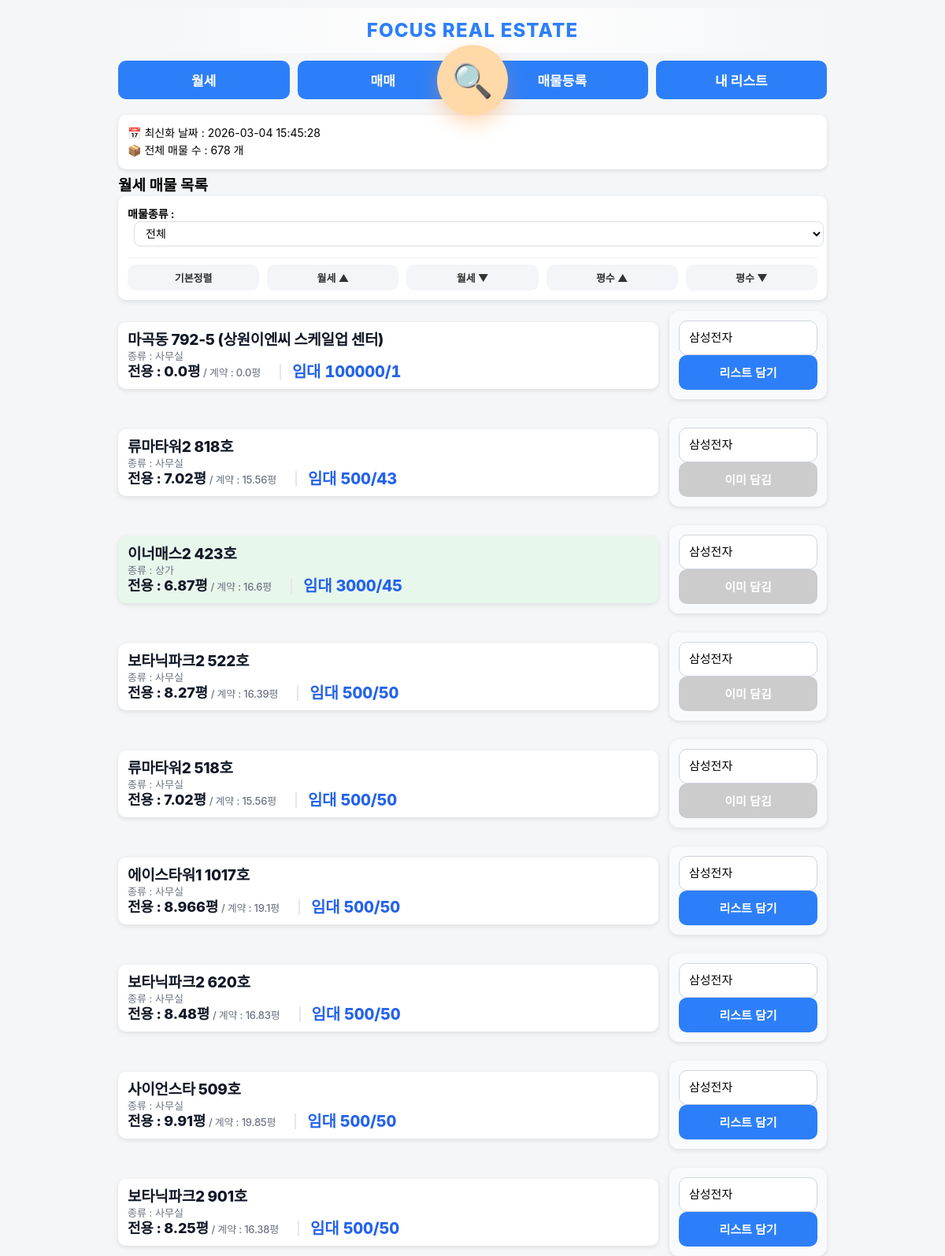
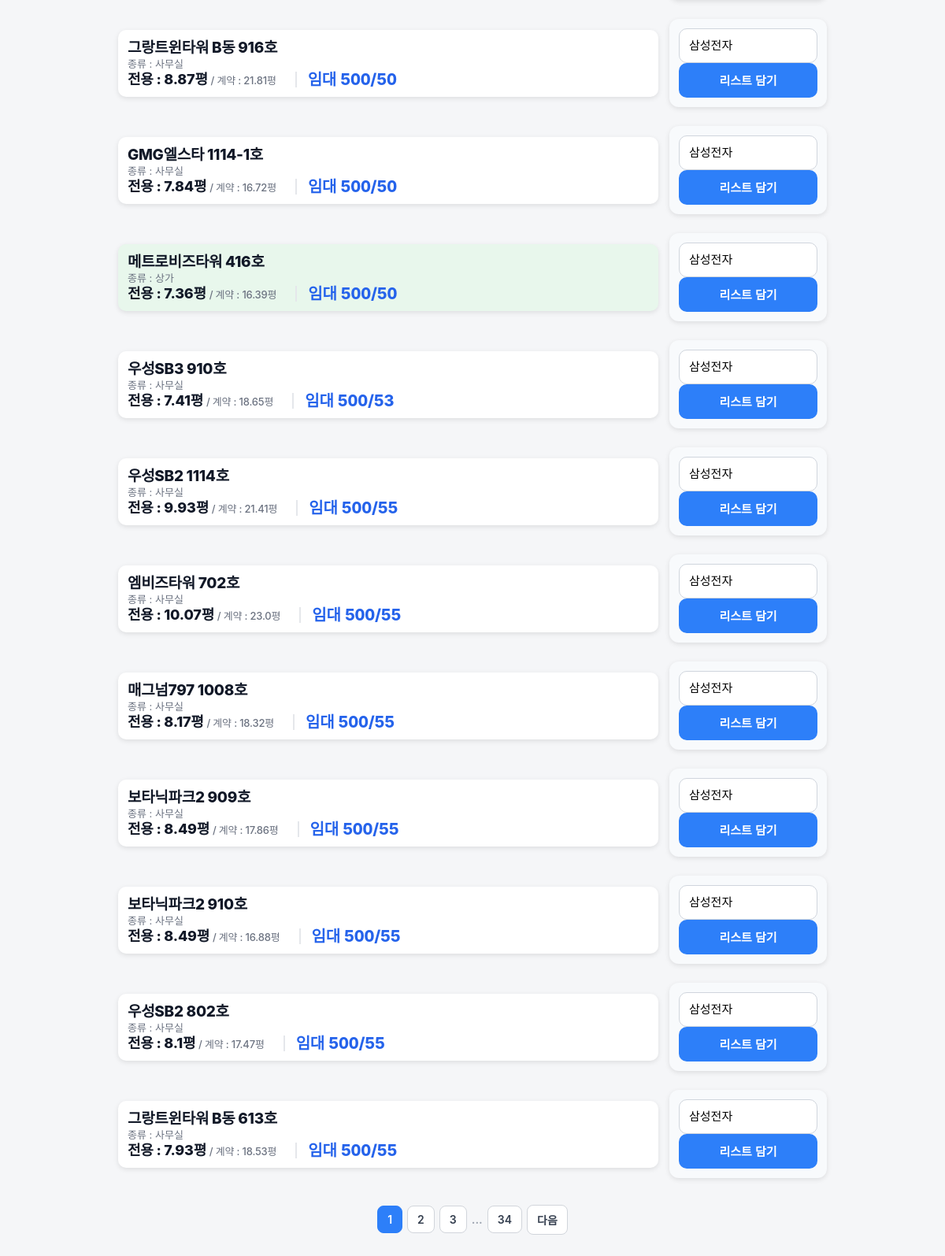
Screenshot of / (signed in) with the database file from the repository (2 pictures, top to bottom).
### app.py (models this page shows)
class UploadLog(db.Model):
    id = db.Column(db.Integer, primary_key=True)
    upload_time = db.Column(db.String(50))

class Property(db.Model):
    status = db.Column(db.String(20), default='available')
    property_type = db.Column(db.String(50))
    id = db.Column(db.Integer, primary_key=True)
    pos_id = db.Column(db.String(50), index=True)
    source_ts = db.Column(db.DateTime)
    building_name = db.Column(db.String(200))
    exclusive_area = db.Column(db.Float)
    contract_area = db.Column(db.Float)
    deposit = db.Column(db.Integer)
    rent = db.Column(db.Integer)
    sale_price = db.Column(db.Integer)
    category = db.Column(db.String(20))
    status = db.Column(db.String(20), default='available')
    private_memo = db.Column(db.Text)
    has_interior = db.Column(db.Boolean, default=False)
    has_gonghang = db.Column(db.Boolean, default=False)
    has_corner = db.Column(db.Boolean, default=False)

### app.py (the view)
@app.route("/")
@login_required
def index():
    print("현재 로그인 상태:", current_user.is_authenticated)
    mode = request.args.get("mode", "rent")
    sort = request.args.get("sort", "")
    property_types = [pt for pt in request.args.getlist("property_type") if pt]
    property_type = request.args.get("property_type", "").strip()  # ✅ index.html 오류 방지용
    query = Property.query
    if property_types:
        query = query.filter(Property.property_type.in_(property_types))
    if mode == "sale":
        query = query.filter_by(category="매매")
    else:
        query = query.filter_by(category="월세")
    if sort == "rent_asc":
        query = query.order_by(Property.rent.asc(), Property.deposit.asc())
    elif sort == "rent_desc":
        query = query.order_by(Property.rent.desc(), Property.deposit.desc())
    elif sort == "sale_asc":
        query = query.order_by(Property.sale_price.asc())
    elif sort == "sale_desc":
        query = query.order_by(Property.sale_price.desc())
    elif sort == "area_asc":
        query = query.order_by(Property.exclusive_area.asc())
    elif sort == "area_desc":
        query = query.order_by(Property.exclusive_area.desc())
    else:
        if mode == "rent":
            query = query.order_by(Property.rent.asc(), Property.deposit.asc())
        else:
            query = query.order_by(Property.sale_price.asc())
    page = request.args.get('page', 1, type=int)
    pagination = query.paginate(page=page, per_page=20, error_out=False)
    properties = pagination.items
    last_upload = UploadLog.query.order_by(UploadLog.id.desc()).first()
    upload_time = last_upload.upload_time if last_upload else "업로드 기록 없음"
    collections = Collection.query.all()
    existing_pairs = set(
        (item.property_id, item.collection_id)
        for item in CollectionItem.query.all()
    )
    thumb_map = {}
    for img in PropertyImage.query.order_by(PropertyImage.id.desc()).all():
        if img.property_id not in thumb_map:
            thumb_map[img.property_id] = []
        if len(thumb_map[img.property_id]) < 2:
            thumb_map[img.property_id].append(img.file_path)
    return render_template(
        "index.html",
        properties=properties,
        mode=mode,
        format_sale_price_korean=format_sale_price_korean,
        upload_time=upload_time,
        property_type=property_type,
        collections=collections,
        existing_pairs=existing_pairs,
        thumb_map=thumb_map,
        pagination=pagination
    )

### app.py (called while the page is built)
@login_manager.user_loader
def load_user(user_id):
    return User.query.get(int(user_id))

### templates/index.html (shortened to what this page needs)
{% extends "base.html" %}
{% block content %}
<div class="card info-box">
    <div>📅 최신화 날짜 : {{ upload_time }}</div>
    <div>📦 전체 매물 수 : {{ pagination.total }} 개</div>
</div>
{% if mode == "sale" %}
<h2>매매 매물 목록</h2>
{% else %}
<h2>월세 매물 목록</h2>
{% endif %}
<div class="card">
<form method="get">
    <div class="filter-row">
        <strong>매물종류 :</strong>
        <select name="property_type" onchange="this.form.submit()">
            <option value="" {% if not property_type %}selected{% endif %}>전체</option>
        </select>
    </div>
</form>
<div class="sort-buttons">
    <a href="/?mode={{ mode }}&property_type={{ property_type }}">기본정렬</a>
    {% if mode == "sale" %}
        <a href="/?mode=sale&sort=sale_asc&property_type={{ property_type }}">매매가 ▲</a>
        <a href="/?mode=sale&sort=sale_desc&property_type={{ property_type }}">매매가 ▼</a>
    {% else %}
        <a href="/?mode=rent&sort=rent_asc&property_type={{ property_type }}">월세 ▲</a>
        <a href="/?mode=rent&sort=rent_desc&property_type={{ property_type }}">월세 ▼</a>
    {% endif %}
    <a href="/?mode={{ mode }}&sort=area_asc&property_type={{ property_type }}">평수 ▲</a>
    <a href="/?mode={{ mode }}&sort=area_desc&property_type={{ property_type }}">평수 ▼</a>
</div>
</div>
{% for p in properties %}
<div class="detail-row">
    <div class="card property-card {{ p.property_type }}" onclick="location.href='/property/{{ p.id }}'" style="position: relative;">
        <div class="card-left">
            <div class="title">{{ p.building_name }}</div>
            <div class="detail">
                종류 : {{ p.property_type }}
            </div>
            <div class="detail-line">
    <div class="area-text">
    <span class="area-main">전용 : {{ p.exclusive_area }}평</span>
    <span class="area-sub"> / 계약 : {{ p.contract_area }}평</span>
</div>
    <span class="price-inline">
    {% if p.category == "매매" %}
        매매 {{ format_sale_price_korean(p.sale_price) }}
    {% else %}
        임대 {{ p.deposit }}/{{ p.rent }}
    {% endif %}
    </span>
</div>
        </div>
    </div>
    <form method="POST" action="/add_to_collection" class="ajax-form card action-card">
    <select name="collection_id" class="collection-select">
        {% for c in collections %}
            <option value="{{ c.id }}"
    {% if existing_pairs and (p.id, c.id) in existing_pairs %}data-added="true"{% endif %}>
    {{ c.title }}
</option>
        {% endfor %}
    </select>
    <button type="submit" class="add-btn">
</button>
</form>
</div>
{% endfor %}
<div class="pagination">
    {% for p in pagination.iter_pages(left_edge=1, right_edge=1, left_current=2, right_current=2) %}
        {% if p %}
            {% if p == pagination.page %}
                <span class="page-btn active">{{ p }}</span>
            {% else %}
                <a href="{{ url_for('index', page=p, mode=request.args.get('mode', 'rent'), sort=request.args.get('sort', ''), property_type=request.args.get('property_type', '')) }}" class="page-btn">{{ p }}</a>
            {% endif %}
        {% else %}
            <span class="page-dots">...</span>
        {% endif %}
    {% endfor %}
    {% if pagination.has_next %}
        <a href="{{ url_for('index', page=pagination.next_num, mode=request.args.get('mode', 'rent'), sort=request.args.get('sort', ''), property_type=request.args.get('property_type', '')) }}" class="page-btn">다음</a>
    {% endif %}
</div>
{% endblock %}

### templates/base.html (style rules this page uses)
body { font-size: 14px; }
.card-left { flex: 1; }
@media (min-width: 801px) { .sort-buttons { display: flex !important; flex-direction: row !important; gap: 10px !important; } }
@media (min-width: 801px) { .sort-buttons a { flex: 1 !important; } }
body { font-family: "Pretendard", -apple-system, BlinkMacSystemFont, "Segoe UI", Roboto, sans-serif; margin: 0; padding: 0; background: #f5f6f8; }
h2 { font-size:19px; margin:0 0 2px 0; line-height:1.15; }
.card { background: white; padding: 12px; border-radius: 10px; margin-bottom: 10px; box-shadow: 0 2px 6px rgba(0,0,0,0.1); }
.info-box { font-size: 14px; line-height: 1.6; }
select { padding: 10px; width: 100%; border-radius: 8px; border: 1px solid #ccc; font-size: 14px; }
.sort-buttons { display: grid; grid-template-columns: repeat(2, 1fr); gap: 6px; }
.sort-buttons a { background: #eef2f7; padding: 10px; text-align: center; border-radius: 8px; text-decoration: none; font-size: 13px; color: #333; font-weight: bold; }
.property-card .title { font-weight: bold; font-size: 15px; margin-bottom: 2px; line-height: 1.15; }
.property-card .detail { font-size: 13px; margin-bottom: 1px; color: #444; line-height: 1.15; }
.property-card { flex:1; display:flex; transition: transform 0.18s ease, box-shadow 0.18s ease; cursor: pointer; }
.property-card .card-left { display:flex; flex-direction:column; justify-content:center; }
.action-card { transition: transform 0.18s ease, box-shadow 0.18s ease, background 0.15s ease; }
.property-card { background: #ffffff; }
.property-card.상가 { background: #e8f7ec; }
.detail-line { display:flex; align-items:flex-end; gap:10px; flex-wrap:nowrap; }
.area-text { font-size:18px; font-weight:800; color:#111827; line-height:1.05; letter-spacing:-0.2px; }
.detail-row { display:flex; gap:14px; align-items:center; justify-content:center; margin-top:14px; }
.detail-row > .card { display:flex; }
.action-card { min-width:176px; width:176px; display:flex; flex-direction:column; justify-content:center; padding:12px; background:#f8fafc; border-radius:12px; }
.action-card select { width:100%; height:44px; padding:0 12px; border-radius:10px; border:1px solid #d0d5dd; font-size:15px; background:#fff; box-sizing:border-box; appearance:none; }
.action-card button { width:100%; height:44px; border:none; border-radius:10px; background:#2d7ff9; color:white; font-weight:700; font-size:15px; cursor:pointer; display:flex; align-items:center; justify-content:center; }
.detail-row { align-items:stretch; }
.property-card { height:100%; display:flex; }
.property-card .card-left { display:flex; flex-direction:column; justify-content:flex-start; }
.property-card .title { font-weight:800; font-size:19px; letter-spacing:-0.3px; color:#111827; }
.price-inline { font-weight:800; font-size:20px; letter-spacing:-0.2px; color:#2563eb; line-height:1; }
.price-inline { padding-left:14px; margin-left:14px; border-left:2px solid #e5e7eb; }
.price-inline, .property-card .price { font-variant-numeric: tabular-nums; }
.property-card .detail { font-size:13px; color:#6b7280; margin:1px 0; line-height:1.2; }
.property-card .detail-line { font-weight:500; }
.price-inline::before { opacity:0.7; }
.property-card { line-height:1.25; }
.area-main { font-weight:800; font-size:18px; color:#111827; }
.area-sub { font-weight:500; font-size:13px; color:#6b7280; }
.property-card { position: relative; }

### templates/index.html (style rules this page uses)
.pagination { display: flex; justify-content: center; align-items: center; gap: 6px; margin-top: 24px; margin-bottom: 40px; }
.page-btn { padding: 8px 12px; border-radius: 8px; background: #fff; border: 1px solid #d1d5db; color: #374151; text-decoration: none; font-weight: 600; font-size: 14px; transition: all 0.2s; }
.page-btn.active { background: #2d7ff9; color: #fff; border-color: #2d7ff9; }
.page-dots { color: #9ca3af; font-weight: bold; }
.filter-row { margin-bottom:12px; font-size:14px; }
.filter-row select { margin-left:8px; padding:6px 10px; border-radius:8px; border:1px solid #d9dee7; background:#fff; font-size:14px; transition:0.15s; }
.sort-buttons { margin-top:14px; padding-top:8px; border-top:1px solid #eef1f5; display:flex; flex-wrap:wrap; gap:8px; }
.sort-buttons a { text-decoration:none; color:#333; background:#f3f5f9; padding:7px 12px; border-radius:10px; font-size:13px; font-weight:600; transition:0.15s; }
.property-card { margin-top:14px; }

### rows the page displays
UploadLog: upload_time "2026-03-04 15:45:28"
Property: building_name "마곡동 792-5 (상원이엔씨 스케일업 센터)", property_type "사무실", exclusive_area "0.0", contract_area "0.0", deposit "100000", rent "1"
Property: building_name "류마타워2 818호", property_type "사무실", exclusive_area "7.02", contract_area "15.56", deposit "500", rent "43"
Property: building_name "이너매스2 423호", property_type "상가", exclusive_area "6.87", contract_area "16.6", deposit "3000", rent "45"
Property: building_name "보타닉파크2 522호", property_type "사무실", exclusive_area "8.27", contract_area "16.39", deposit "500", rent "50"
Property: building_name "류마타워2 518호", property_type "사무실", exclusive_area "7.02", contract_area "15.56", deposit "500", rent "50"
Property: building_name "에이스타워1 1017호", property_type "사무실", exclusive_area "8.966", contract_area "19.1", deposit "500", rent "50"
Property: building_name "보타닉파크2 620호", property_type "사무실", exclusive_area "8.48", contract_area "16.83", deposit "500", rent "50"
Property: building_name "사이언스타 509호", property_type "사무실", exclusive_area "9.91", contract_area "19.85", deposit "500", rent "50"
Property: building_name "보타닉파크2 901호", property_type "사무실", exclusive_area "8.25", contract_area "16.38", deposit "500", rent "50"
Property: building_name "그랑트윈타워 B동 916호", property_type "사무실", exclusive_area "8.87", contract_area "21.81", deposit "500", rent "50"
Property: building_name "GMG엘스타 1114-1호", property_type "사무실", exclusive_area "7.84", contract_area "16.72", deposit "500", rent "50"
Property: building_name "메트로비즈타워 416호", property_type "상가", exclusive_area "7.36", contract_area "16.39", deposit "500", rent "50"
Property: building_name "우성SB3 910호", property_type "사무실", exclusive_area "7.41", contract_area "18.65", deposit "500", rent "53"
Property: building_name "우성SB2 1114호", property_type "사무실", exclusive_area "9.93", contract_area "21.41", deposit "500", rent "55"
Property: building_name "엠비즈타워 702호", property_type "사무실", exclusive_area "10.07", contract_area "23.0", deposit "500", rent "55"
Property: building_name "매그넘797 1008호", property_type "사무실", exclusive_area "8.17", contract_area "18.32", deposit "500", rent "55"
Property: building_name "보타닉파크2 909호", property_type "사무실", exclusive_area "8.49", contract_area "17.86", deposit "500", rent "55"
Property: building_name "보타닉파크2 910호", property_type "사무실", exclusive_area "8.49", contract_area "16.88", deposit "500", rent "55"
Property: building_name "우성SB2 802호", property_type "사무실", exclusive_area "8.1", contract_area "17.47", deposit "500", rent "55"
Property: building_name "그랑트윈타워 B동 613호", property_type "사무실", exclusive_area "7.93", contract_area "18.53", deposit "500", rent "55"

### other values shown
{{ pagination.total }} "678"
{{ p }} "1"
{{ p }} "2" "3" "34"
form field collection_id "삼성전자"
